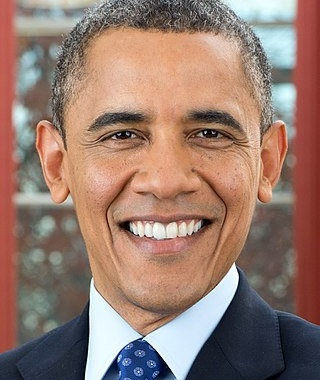
#> input picture backend/tests/fixtures/closeup_portrait.jpg, 320 x 380 px; its folder holds only this picture in this run
$ python -i cv_service.py   (imports and definitions only)
#> lines starting #> are read from the running program, lines starting #| are printed output that depends on the picture
import cv2
import numpy as np
import mediapipe as mp
from mediapipe.tasks.python import vision, BaseOptions
from mediapipe.tasks.python.vision import FaceLandmarkerOptions, RunningMode
from pathlib import Path
from typing import NamedTuple, Optional
from PIL import Image
import io
import math
import threading

FACE_DETECTOR_MODEL_PATH = Path(__file__).resolve().parent.parent / "assets" / "face_detection_yunet_2026may.onnx"
FACE_LANDMARKER_MODEL_PATH = Path(__file__).resolve().parent.parent / "assets" / "face_landmarker.task"

# Indices into MediaPipe Face Landmarker's 478-point mesh (mediapipe.tasks.python.vision
# .FaceLandmarksConnections). 152 is the chin tip; 172/397 sit at jaw-angle height;
# 127/356 sit at temple height — both pairs picked from FACE_LANDMARKS_FACE_OVAL to land
# at roughly the same height this service used to guess proportionally. Left/right isn't
# assumed from the index itself: each pair is sorted by x so the smaller-x point always
# becomes the "left" (image-left) anchor, matching this codebase's convention.
_JAW_LANDMARKS = (172, 397)
_TEMPLE_LANDMARKS = (127, 356)
_CHIN_LANDMARK = 152
_BROW_LANDMARKS = (46, 52, 53, 55, 63, 65, 66, 70, 105, 107, 276, 282, 283, 285, 293, 295, 296, 300, 334, 336)

_face_detector = None
_face_landmarker = None
_face_analysis_lock = threading.RLock()


# [77 lines left out: functions _left_right, _calculate_tilt_angle, _direction_label_from_angle, _get_face_detector, _get_face_landmarker, _detect_faces_locked, not called in this run]


class DetectedFace(NamedTuple):
    """One YuNet detection row: bbox + 5 keypoints + confidence. Eye/mouth labels are
    subject-relative — "right eye" sits at the smaller x on a forward-facing portrait,
    matching this codebase's "leftEye" = image-left convention."""

    x: float
    y: float
    w: float
    h: float
    right_eye: tuple
    left_eye: tuple
    nose_tip: tuple
    right_mouth: tuple
    left_mouth: tuple
    score: float

    # [11 lines left out: function from_row, not called in this run]


class MeshAnchors(NamedTuple):
    """Jaw/temple/brow/chin/eyes/nose/mouth anchors read from MediaPipe's real face-mesh contour, in
    pixel space, mirroring DetectedFace's role for the YuNet keypoints."""

    left_jaw: tuple
    right_jaw: tuple
    left_temple: tuple
    right_temple: tuple
    chin: tuple
    brow_line_y: float
    left_eye: tuple = (0.0, 0.0)
    right_eye: tuple = (0.0, 0.0)
    nose_tip: tuple = (0.0, 0.0)
    mouth_center: tuple = (0.0, 0.0)
    min_x: float = 0.0
    max_x: float = 0.0
    min_y: float = 0.0
    max_y: float = 0.0
    brow_center: tuple = (0.0, 0.0)

    @property
    def jaw_width(self) -> float:
        return self.right_jaw[0] - self.left_jaw[0]


class CVService:
    # [309 lines left out: functions analyze_image_luminance_and_histogram, extract_contour_edges, suggest_edge_segments, _symmetric_jaw_temple, _proportional_construction, _mesh_contour_anchors and 2 more, not called in this run]


    @staticmethod
    def estimate_facial_landmarks(image_bytes: bytes) -> dict:
        """Detect Loomis/Reilly anchor positions from the actual face when one is found,
        declaring whether each anchor was detected, estimated, or a proportional fallback."""
        np_arr = np.frombuffer(image_bytes, np.uint8)
        img = cv2.imdecode(np_arr, cv2.IMREAD_COLOR)
        if img is None:
            raise ValueError("Could not decode image")

        h, w = img.shape[:2]

        # 1. Primary detector: MediaPipe Face Landmarker handles Head Studies where
        # the face fills the frame, as well as images upscaled past 4000 px on the long edge.
        mesh_anchors = CVService._mesh_contour_anchors(cv2.cvtColor(img, cv2.COLOR_BGR2RGB))
        if mesh_anchors is not None:
            return CVService._construction_from_mesh(mesh_anchors)

        # 2. Secondary detector: YuNet fallback
        _, faces = _detect_faces_locked(img, w, h)
        if faces is not None and len(faces) > 0:
            best_row = faces[np.argmax(faces[:, 14])]
            return CVService._construction_from_detection(DetectedFace.from_row(best_row), None)

        # 3. Fallback path: declared proportional construction
        return CVService._proportional_construction(w, h)

    # [109 lines left out: function estimate_light_direction, not called in this run]

>>> import cv2
>>> picture = cv2.imread('../../tests/fixtures/closeup_portrait.jpg', cv2.IMREAD_GRAYSCALE)
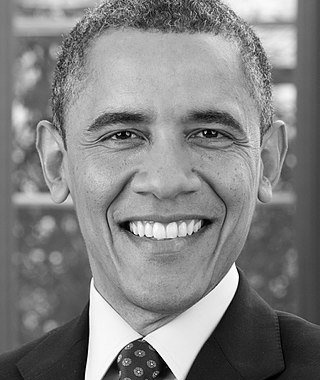
#> picture: shape (380, 320); min 0, max 255, mean 130.3
#> (the run stopped early here; a loop or call above may not have finished)

$ run again, on backend/tests/fixtures/portrait.jpg
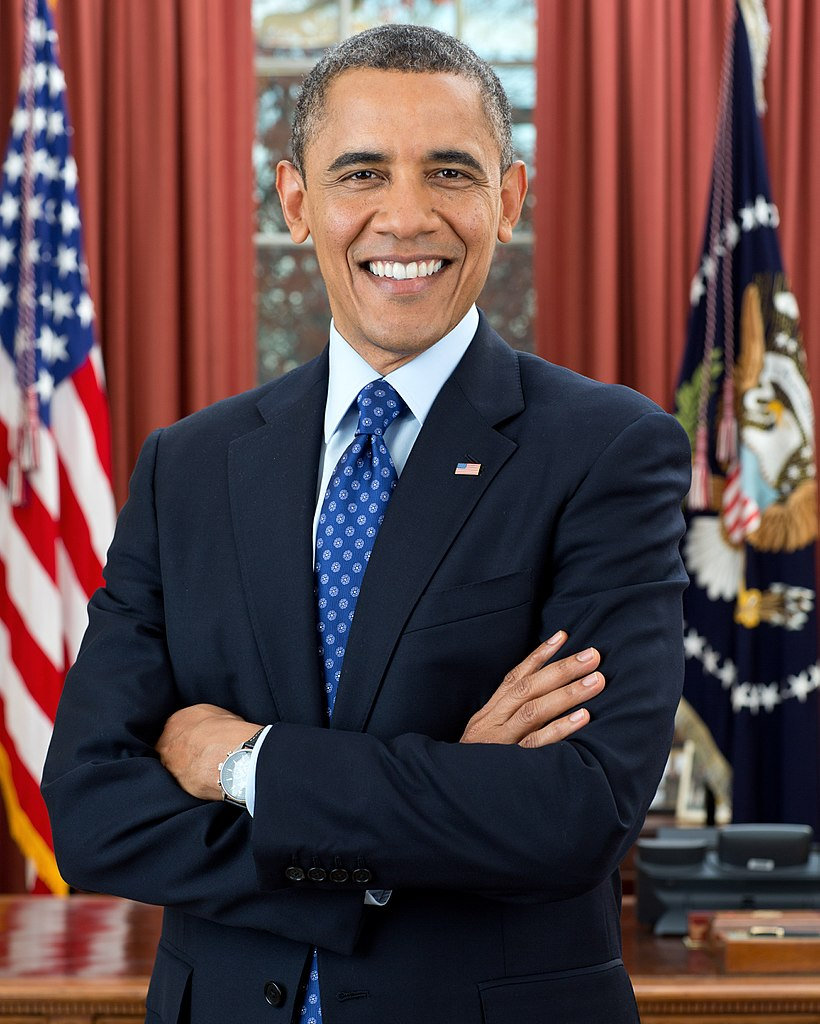
#> input picture backend/tests/fixtures/portrait.jpg, 820 x 1024 px
#> `picture = cv2.imread('../../tests/fixtures/closeup_portrait.jpg', cv2...`:
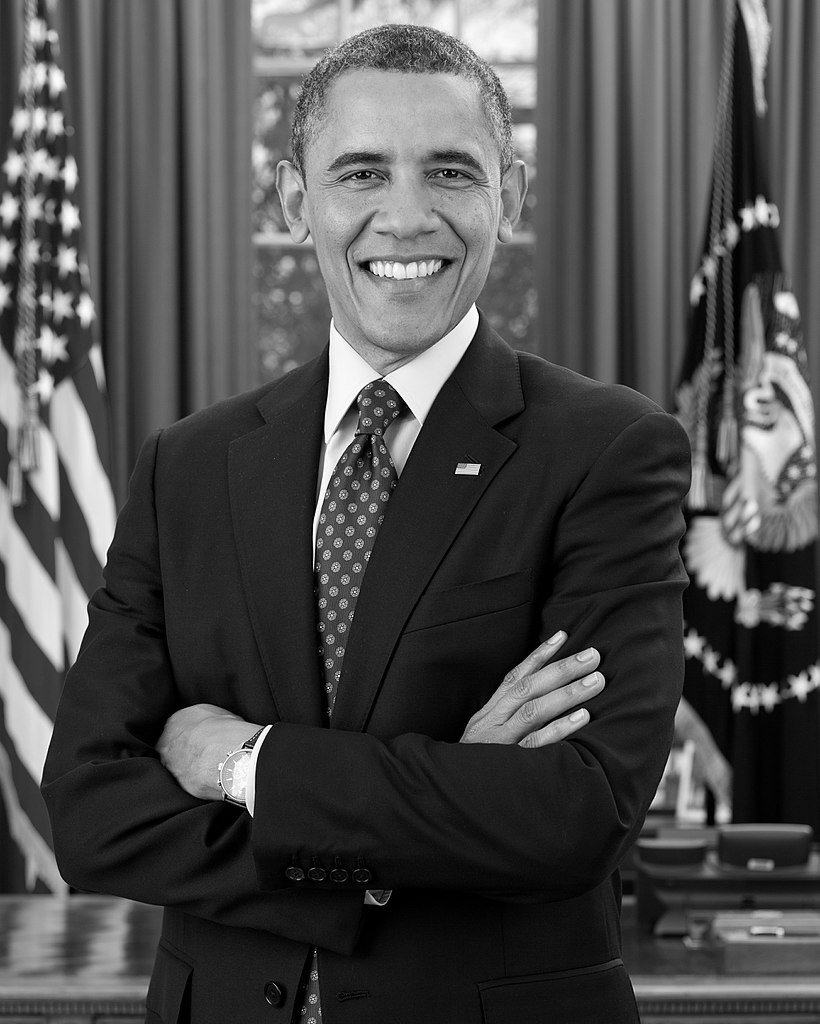
#> picture: shape (1024, 820); min 0, max 255, mean 77

$ run again, on backend/tests/fixtures/rolled_portrait.jpg
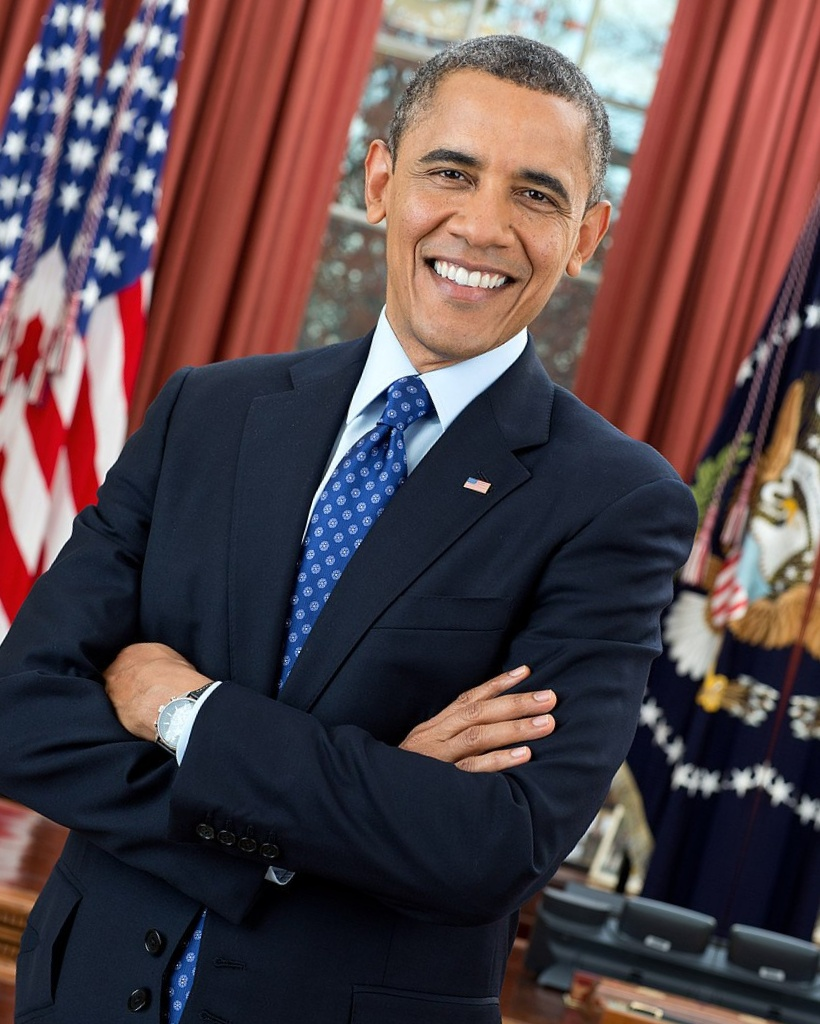
#> input picture backend/tests/fixtures/rolled_portrait.jpg, 820 x 1024 px
#> `picture = cv2.imread('../../tests/fixtures/closeup_portrait.jpg', cv2...`:
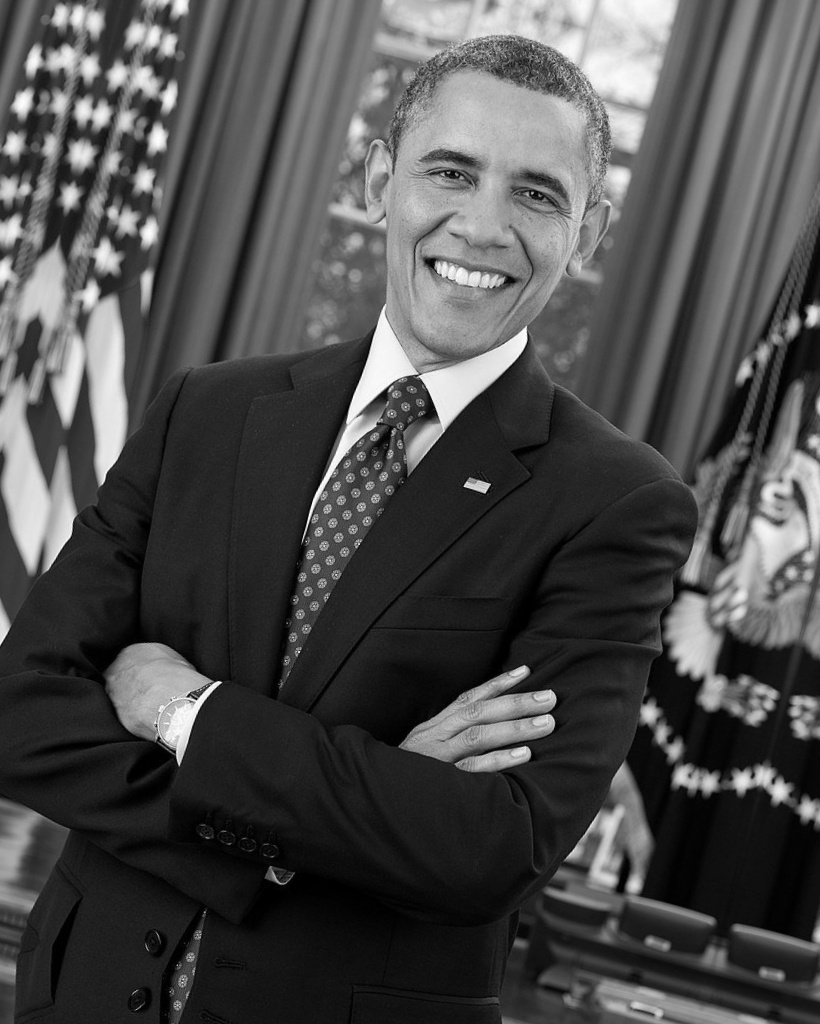
#> picture: shape (1024, 820); min 0, max 255, mean 75.6
